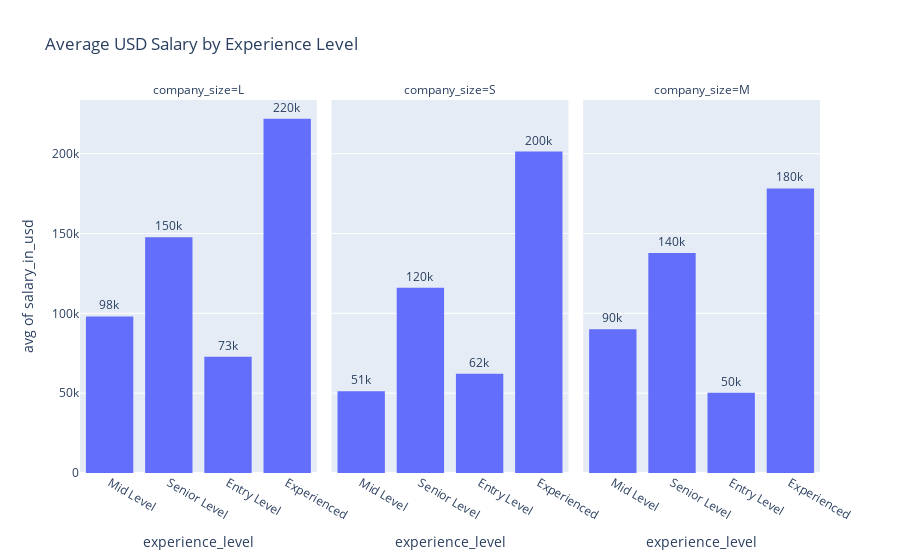

Source (notebook cell):
### Markdown cell above
### Exploratory Data Analysis

### Code cell
# Basic exploratory analysis
fig = px.histogram(
    df,
    x='experience_level',
    y='salary_in_usd', 
    barmode='group', 
    histfunc='avg', 
    text_auto='.2s',
    title= 'Average USD Salary by Experience Level',
    facet_col= 'company_size')

fig.update_traces(textfont_size=12, textangle=0, textposition='outside')

fig

### Figure 1 — Plotly figure (JSON) as saved in the notebook; plotly's stock layout.template omitted (floating-point values rounded to 4 significant figures; data arrays with more than 128 entries replaced by an {"elided": "..."} marker saying what was removed)
{"data": [{"alignmentgroup": "True", "bingroup": "x", "histfunc": "avg", "hovertemplate": "company_size=L<br>experience_level=%{x}<br>avg of salary_in_usd=%{y}<extra></extra>", "legendgroup": "", "marker": {"color": "#636efa", "pattern": {"shape": ""}}, "name": "", "offsetgroup": "", "orientation": "v", "showlegend": false, "textangle": 0, "textfont": {"size": 12}, "textposition": "outside", "texttemplate": "%{value:.2s}", "type": "histogram", "x": {"elided": "198 str values"}, "xaxis": "x", "y": {"elided": "198 int values"}, "yaxis": "y"}, {"alignmentgroup": "True", "bingroup": "x", "histfunc": "avg", "hovertemplate": "company_size=S<br>experience_level=%{x}<br>avg of salary_in_usd=%{y}<extra></extra>", "legendgroup": "", "marker": {"color": "#636efa", "pattern": {"shape": ""}}, "name": "", "offsetgroup": "", "orientation": "v", "showlegend": false, "textangle": 0, "textfont": {"size": 12}, "textposition": "outside", "texttemplate": "%{value:.2s}", "type": "histogram", "x": ["Senior Level", "Mid Level", "Senior Level", "Senior Level", "Entry Level", "Entry Level", "Senior Level", "Senior Level", "Mid Level", "Entry Level", "Entry Level", "Mid Level", "Entry Level", "Mid Level", "Entry Level", "Entry Level", "Senior Level", "Entry Level", "Senior Level", "Entry Level", "Entry Level", "Entry Level", "Senior Level", "Mid Level", "Mid Level", "Mid Level", "Senior Level", "Entry Level", "Entry Level", "Mid Level", "Senior Level", "Senior Level", "Entry Level", "Senior Level", "Mid Level", "Entry Level", "Entry Level", "Entry Level", "Mid Level", "Mid Level", "Mid Level", "Senior Level", "Senior Level", "Entry Level", "Entry Level", "Entry Level", "Mid Level", "Entry Level", "Mid Level", "Experienced", "Senior Level", "Mid Level", "Mid Level", "Entry Level", "Entry Level", "Senior Level", "Mid Level", "Mid Level", "Mid Level", "Entry Level", "Experienced", "Senior Level", "Senior Level", "Mid Level", "Entry Level", "Entry Level", "Mid Level", "Mid Level", "Senior Level", "Entry Level", "Mid Level", "Experienced", "Mid Level", "Mid Level", "Senior Level", "Senior Level", "Mid Level", "Mid Level", "Entry Level", "Entry Level", "Senior Level", "Mid Level", "Mid Level"], "xaxis": "x2", "y": [260000, 20000, 190000, 125000, 51321, 41689, 114047, 33511, 59303, 10000, 138000, 45760, 15966, 76958, 6072, 45896, 60000, 21669, 45618, 62726, 49268, 105000, 91237, 62726, 42197, 47282, 80000, 76833, 12000, 95746, 115000, 103160, 90000, 120000, 9466, 20000, 100000, 100000, 63711, 77364, 82500, 160000, 168000, 125000, 55000, 60000, 2859, 81000, 5679, 69741, 76833, 74000, 18000, 9272, 90000, 50000, 12901, 56738, 66022, 28609, 416000, 87738, 256000, 110000, 18053, 90000, 16904, 25532, 160000, 85000, 58000, 118187, 58000, 120000, 120000, 65000, 75000, 32974, 150000, 65000, 71444, 48000, 20000], "yaxis": "y2"}, {"alignmentgroup": "True", "bingroup": "x", "histfunc": "avg", "hovertemplate": "company_size=M<br>experience_level=%{x}<br>avg of salary_in_usd=%{y}<extra></extra>", "legendgroup": "", "marker": {"color": "#636efa", "pattern": {"shape": ""}}, "name": "", "offsetgroup": "", "orientation": "v", "showlegend": false, "textangle": 0, "textfont": {"size": 12}, "textposition": "outside", "texttemplate": "%{value:.2s}", "type": "histogram", "x": {"elided": "326 str values"}, "xaxis": "x3", "y": {"elided": "326 int values"}, "yaxis": "y3"}], "layout": {"annotations": [{"font": {}, "showarrow": false, "text": "company_size=L", "x": 0.16, "xanchor": "center", "xref": "paper", "y": 1, "yanchor": "bottom", "yref": "paper"}, {"font": {}, "showarrow": false, "text": "company_size=S", "x": 0.5, "xanchor": "center", "xref": "paper", "y": 1, "yanchor": "bottom", "yref": "paper"}, {"font": {}, "showarrow": false, "text": "company_size=M", "x": 0.84, "xanchor": "center", "xref": "paper", "y": 1, "yanchor": "bottom", "yref": "paper"}], "barmode": "group", "legend": {"tracegroupgap": 0}, "title": {"text": "Average USD Salary by Experience Level"}, "xaxis": {"anchor": "y", "domain": [0, 0.32], "title": {"text": "experience_level"}}, "xaxis2": {"anchor": "y2", "domain": [0.34, 0.66], "matches": "x", "title": {"text": "experience_level"}}, "xaxis3": {"anchor": "y3", "domain": [0.68, 1.0], "matches": "x", "title": {"text": "experience_level"}}, "yaxis": {"anchor": "x", "domain": [0, 1], "title": {"text": "avg of salary_in_usd"}}, "yaxis2": {"anchor": "x2", "domain": [0, 1], "matches": "y", "showticklabels": false}, "yaxis3": {"anchor": "x3", "domain": [0, 1], "matches": "y", "showticklabels": false}}}
